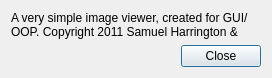
<?xml version="1.0" encoding="UTF-8"?>
<ui version="4.0">
 <class>AboutDialog</class>
 <widget class="QDialog" name="AboutDialog">
  <property name="geometry">
   <rect>
    <x>0</x>
    <y>0</y>
    <width>272</width>
    <height>78</height>
   </rect>
  </property>
  <property name="windowTitle">
   <string>About</string>
  </property>
  <property name="modal">
   <bool>true</bool>
  </property>
  <layout class="QVBoxLayout" name="verticalLayout">
   <item>
    <widget class="QLabel" name="label">
     <property name="text">
      <string>A very simple image viewer, created for GUI/OOP. Copyright 2011 Samuel Harrington &amp; Chris Jensen.</string>
     </property>
     <property name="wordWrap">
      <bool>true</bool>
     </property>
    </widget>
   </item>
   <item>
    <widget class="QDialogButtonBox" name="buttonBox">
     <property name="orientation">
      <enum>Qt::Horizontal</enum>
     </property>
     <property name="standardButtons">
      <set>QDialogButtonBox::Close</set>
     </property>
    </widget>
   </item>
  </layout>
 </widget>
 <resources/>
 <connections>
  <connection>
   <sender>buttonBox</sender>
   <signal>accepted()</signal>
   <receiver>AboutDialog</receiver>
   <slot>accept()</slot>
   <hints>
    <hint type="sourcelabel">
     <x>248</x>
     <y>254</y>
    </hint>
    <hint type="destinationlabel">
     <x>157</x>
     <y>274</y>
    </hint>
   </hints>
  </connection>
  <connection>
   <sender>buttonBox</sender>
   <signal>rejected()</signal>
   <receiver>AboutDialog</receiver>
   <slot>reject()</slot>
   <hints>
    <hint type="sourcelabel">
     <x>316</x>
     <y>260</y>
    </hint>
    <hint type="destinationlabel">
     <x>286</x>
     <y>274</y>
    </hint>
   </hints>
  </connection>
 </connections>
</ui>
